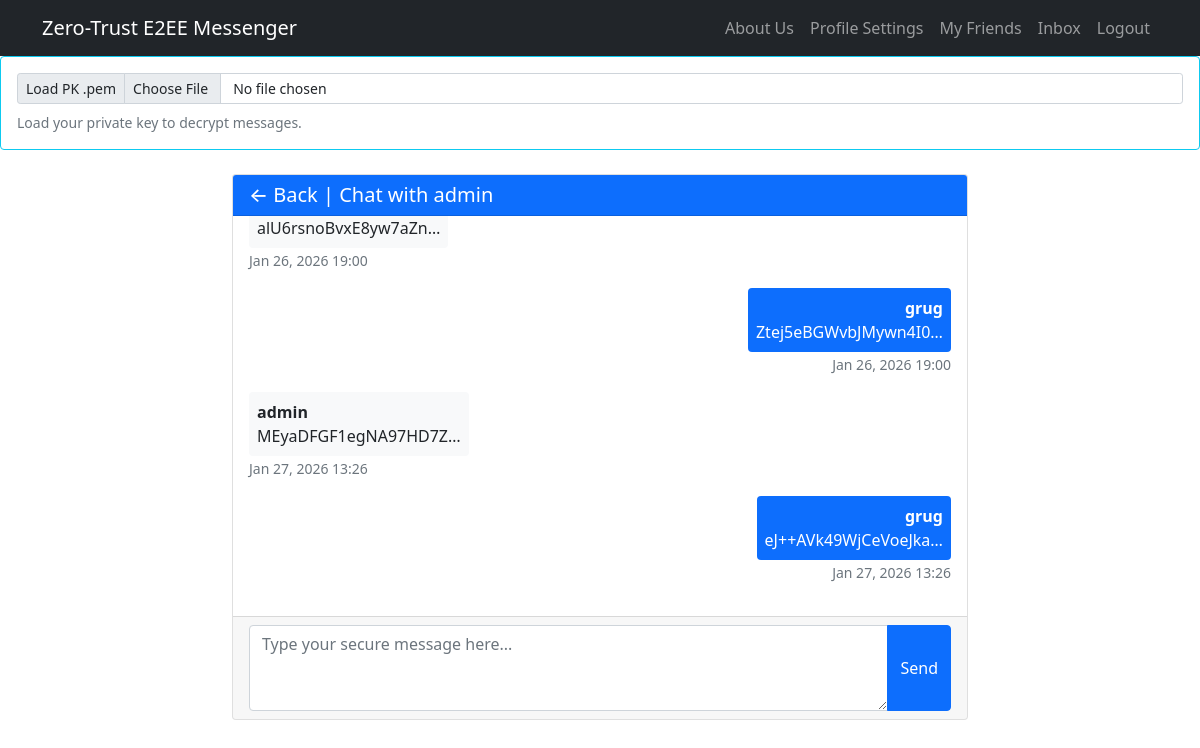
The app's page /conversation/1/ (signed in) with its own data.
### core/models.py (models this page shows, shortened)
class Message(models.Model):
    conversation = models.ForeignKey(
        Conversation,
        related_name='messages',
        on_delete=models.CASCADE
    )
    sender = models.ForeignKey(
        User,
        related_name='sent_messages',
        on_delete=models.CASCADE
    )
    ciphertext = models.TextField(null=True, blank=True)#TODO TEMPORRARY BLANK|
    encrypted_aes_key = models.TextField(null=True, blank=True) #TODO TEMPORRARY BLANK|
    encrypted_aes_key_sender = models.TextField(null=True, blank=True)
    iv = models.CharField(max_length=255, blank=True, null=True)
    timestamp = models.DateTimeField(default=timezone.now)
    edited_at = models.DateTimeField(null=True, blank=True)
    is_read = models.BooleanField(default=False)
    is_deleted = models.BooleanField(default=False)
    class Meta:
        ordering = ['timestamp']

### core/views.py (the view, shortened to what this page needs)
# urls.py: path('conversation/<int:conversation_id>/', views.conversation, name='conversation'),
@login_required(login_url='/login/')
def conversation(request, conversation_id):
    conversation = get_object_or_404(
        Conversation,
        id=conversation_id,
        participants=request.user
    )
    messages = conversation.messages.select_related('sender').all()
    unread_messages = messages.filter(is_read=False).exclude(sender=request.user)
    if request.method == 'POST':
        form = MessageForm(request.POST)
        if form.is_valid():
            message = form.save(commit=False)
            message.conversation = conversation
            message.sender = request.user
            message.save()
            conversation.save()
            if request.headers.get('x-requested-with') == 'XMLHttpRequest':
                return JsonResponse({'status': 'ok'})
            return redirect('conversation', conversation_id=conversation.id)
    else:
        form = MessageForm()
    other_participant = conversation.get_other_participant(request.user)
    context = {
        'conversation': conversation,
        'messages': messages,
        'form': form,
        'other_participant': other_participant,
    }
    return render(request, 'messaging/conversation.html', context)

### core/forms.py
class MessageForm(forms.ModelForm):
    class Meta:
        model = Message
        fields = ['ciphertext', 'encrypted_aes_key', 'encrypted_aes_key_sender', 'iv']
        widgets = {
            'ciphertext': forms.HiddenInput(),
            'encrypted_aes_key': forms.HiddenInput(),
            'encrypted_aes_key_sender': forms.HiddenInput(),
            'iv': forms.HiddenInput(),
        }
    raw_message = forms.CharField(
        widget=forms.Textarea(attrs={
            'id': 'raw-message-input',
            'class': 'form-control',
            'rows': 3,
            'placeholder': 'Type your secure message here...',
        }),
        label='',
        required=False
    )

### core/models.py (called while the page is built)
    def get_other_participant(self, user):
        return self.participants.exclude(id=user.id).first()

### core/templates/messaging/conversation.html (shortened to what this page needs)
{% extends 'base.html' %}
{% load static %}
{% block content %}
<div class="card mb-3 border-info">
    <div class="card-body">
        <div class="input-group input-group-sm">
            <label class="input-group-text" for="private-key-file">Load PK .pem</label>
            <input type="file" class="form-control" id="private-key-file" accept=".pem">
        </div>
        <div id="decryption-status" class="form-text mt-2">Load your private key to decrypt messages.</div>
    </div>
</div>
<div class="container mt-4">
    <div class="row">
        <div class="col-md-8 offset-md-2">
            <div class="card">
                <div class="card-header bg-primary text-white">
                    <div class="d-flex justify-content-between align-items-center">
                        <h5 class="mb-0">
                            <a href="{% url 'inbox' %}" class="text-white text-decoration-none">← Back</a>
                            | Chat with {{ other_participant.username }}
                        </h5>
                    </div>
                </div>
                <div class="card-body" id="message-container" style="height: 400px; overflow-y: auto;">
                    {% for message in messages %}
                        <div class="message mb-3 {% if message.sender == user %}text-end{% endif %}">
                            <div class="d-inline-block" style="max-width: 70%;">
                                <div class="p-2 rounded {% if message.sender == user %}bg-primary text-white{% else %}bg-light{% endif %}">
                                    <strong>{{ message.sender.username }}</strong><br>
                                    <span class="encrypted-msg"
                                          data-ciphertext="{{ message.ciphertext }}"
                                          data-aes-key="{% if message.sender == user %}{{ message.encrypted_aes_key_sender|default:'' }}{% else %}{{ message.encrypted_aes_key|default:'' }}{% endif %}"
                                          data-iv="{{ message.iv }}">
                                          {% if message.sender == user and not message.encrypted_aes_key_sender %}
                                              <span class="small fst-italic">(Old secure message - cannot decrypt)</span>
                                          {% else %}
                                              {{ message.ciphertext|truncatechars:20 }}
                                          {% endif %}
                                    </span>
                                </div>
                                <small class="text-muted">{{ message.timestamp|date:"M d, Y H:i" }}</small>
                            </div>
                        </div>
                    {% endfor %}
                </div>
                <div class="card-footer">
                    <form method="post" id="message-form">
                        <div class="input-group">
                            {{ form.raw_message }}
                            <button type="button" id="send-secure-btn" class="btn btn-primary">Send</button>
                        </div>
                    </form>
                </div>
            </div>
        </div>
    </div>
</div>
{% endblock %}

### records on screen
Message: ciphertext "alU6rsnoBvxE8yw7aZn…", timestamp "Jan 26, 2026 19:00"
Message: sender.username "grug", ciphertext "Ztej5eBGWvbJMywn4I0…", timestamp "Jan 26, 2026 19:00"
Message: sender.username "admin", ciphertext "MEyaDFGF1egNA97HD7Z…", timestamp "Jan 27, 2026 13:26"
Message: sender.username "grug", ciphertext "eJ++AVk49WjCeVoeJka…", timestamp "Jan 27, 2026 13:26"

### other values on screen
{{ other_participant.username }} "admin"
